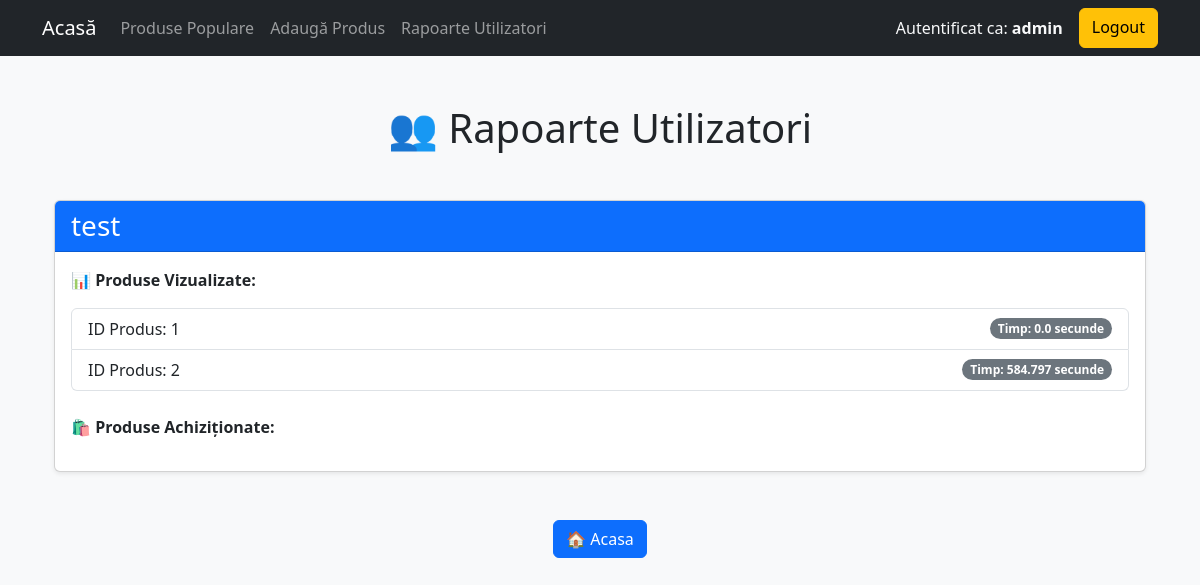
The page /user_reports (signed in) on the database its author committed.
### models.py (models this page shows, shortened)
class User(db.Model):
    id = db.Column(db.Integer, primary_key=True)
    username = db.Column(db.String(100), unique=True)
    password = db.Column(db.String(100))
    role = db.Column(db.String(20))

class UserInteraction(db.Model):
    id = db.Column(db.Integer, primary_key=True)
    user_id = db.Column(db.String(100))
    product_id = db.Column(db.Integer, db.ForeignKey('product.id'))
    timestamp = db.Column(db.DateTime, default=db.func.current_timestamp())
    time_spent = db.Column(db.Float, default=0.0)  # timp petrecut pe pagina in secunde

### app.py (the view)
@app.route("/user_reports")
@login_required
def user_reports():
    if "role" not in session or session["role"] != "admin":
        flash("Doar administratorii pot accesa această pagină!")
        return redirect(url_for("home"))
    users = User.query.all()
    user_reports = {}
    for user in users:
        interactions = UserInteraction.query.filter_by(user_id=user.id).all()
        purchased_products = PurchaseHistory.query.filter_by(user_id=user.id).all()
        user_reports[user.username] = {
            "interactions": interactions,
            "purchased_products": purchased_products
        }
    return render_template("user_reports.html", user_reports=user_reports)

### app.py (called while the page is built)
def login_required(f):
    @wraps(f)
    def decorated_function(*args, **kwargs):
        if "user_id" not in session:
            flash("Trebuie să fii autentificat pentru a accesa această pagină.")
            return redirect(url_for("login"))
        return f(*args, **kwargs)
    return decorated_function

### templates/user_reports.html (shortened to what this page needs)
<!DOCTYPE html>
<html lang="ro">
<head>
    <link rel="stylesheet" href="https://cdn.jsdelivr.net/npm/bootstrap@5.3.0/dist/css/bootstrap.min.css">
</head>
<body class="bg-light">
{% extends 'base.html' %}
{% block content %}
<div class="container mt-5">
    <h1 class="text-center mb-5">👥 Rapoarte Utilizatori</h1>
    {% for user, data in user_reports.items() %}
        <div class="card mb-5 shadow-sm">
            <div class="card-header bg-primary text-white">
                <h3 class="mb-0">{{ user }}</h3>
            </div>
            <div class="card-body">
                <p><strong>📊 Produse Vizualizate:</strong></p>
                <ul class="list-group">
                    {% set unique_interactions = {} %}
                    {% for interaction in data.interactions %}
                        {% if interaction.product_id not in unique_interactions %}
                            {% set _dummy = unique_interactions.update({interaction.product_id: interaction.time_spent}) %}
                        {% else %}
                            {% set _dummy = unique_interactions.update({interaction.product_id: unique_interactions[interaction.product_id] + interaction.time_spent}) %}
                        {% endif %}
                    {% endfor %}
                    {% for product_id, total_time in unique_interactions.items() %}
                        <li class="list-group-item d-flex justify-content-between align-items-center">
                            ID Produs: {{ product_id }}
                            <span class="badge bg-secondary rounded-pill">Timp: {{ total_time }} secunde</span>
                        </li>
                    {% endfor %}
                </ul>
                <p class="mt-4"><strong>🛍️ Produse Achiziționate:</strong></p>
            </div>
        </div>
    {% endfor %}
    <div class="text-center mt-5">
        <a href="/" class="btn btn-primary">🏠 Acasa</a>
    </div>
</div>
{% endblock %}

### templates/base.html (shortened to what this page needs)
<!DOCTYPE html>
<html lang="ro">
<head>
    <link rel="stylesheet" href="https://cdn.jsdelivr.net/npm/bootstrap@5.3.0/dist/css/bootstrap.min.css">
</head>
<body class="bg-light">
<nav class="navbar navbar-expand-lg navbar-dark bg-dark">
    <div class="container">
        <a class="navbar-brand" href="{{ url_for('home') }}">Acasă</a>
        <div class="collapse navbar-collapse" id="navbarNav">
            <ul class="navbar-nav me-auto">
                <li class="nav-item">
                    <a class="nav-link" href="{{ url_for('popular_products') }}">Produse Populare</a>
                </li>
                {% if session['role'] == 'admin' %}
                <li class="nav-item">
                    <a class="nav-link" href="{{ url_for('add_product') }}">Adaugă Produs</a>
                </li>
                <li class="nav-item">
                    <a class="nav-link" href="{{ url_for('user_reports') }}">Rapoarte Utilizatori</a>
                </li>
                {% endif %}
            </ul>
            <div class="d-flex">
                {% if 'user_id' in session %}
                    <span class="navbar-text me-3 text-light">Autentificat ca: <strong>{{ session['role'] }}</strong></span>
                    <a class="btn btn-warning" href="{{ url_for('logout') }}">Logout</a>
                {% else %}
                    <a class="btn btn-primary me-2" href="{{ url_for('login') }}">Login</a>
                    <a class="btn btn-success" href="{{ url_for('register') }}">Register</a>
                {% endif %}
            </div>
        </div>
    </div>
</nav>
<div class="container mt-5">
    {% block content %}
    {% endblock %}
</div>
</body>
</html>

### rows shown on the page
User: role "admin", username "test", unique_interactions "2", unique_interactions "584.797"
UserInteraction: product_id "1", time_spent "0.0"
